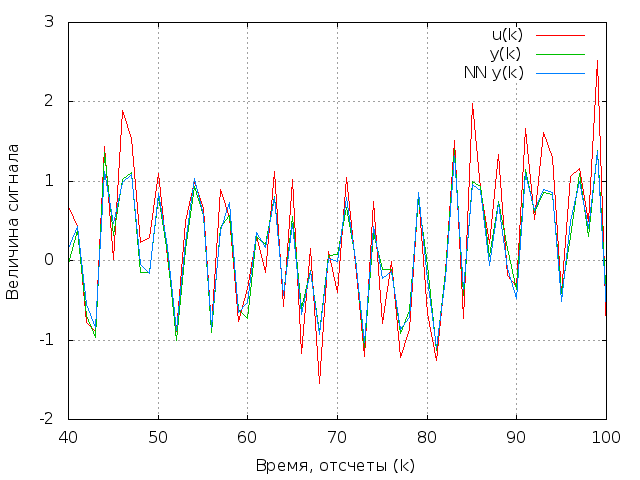

The gnuplot source for this figure:
set terminal png
set output "nnp_rand.png"
#set terminal postscript 'NimbusSanL-Regu' eps enhanced monochrome
#set output "nnp_rand.eps"
set xlabel "Время, отсчеты (k)"
#set xlabel "Time, samples (k)"
set ylabel "Величина сигнала"
#set label "Signal value"
set grid
plot [40:100] [-2:3] '../../0ev/u.dat' t "u(k)" w l, '../../0ev/ny.dat' t "y(k)" w l, 'nn_y.dat' t "NN y(k)" w l
